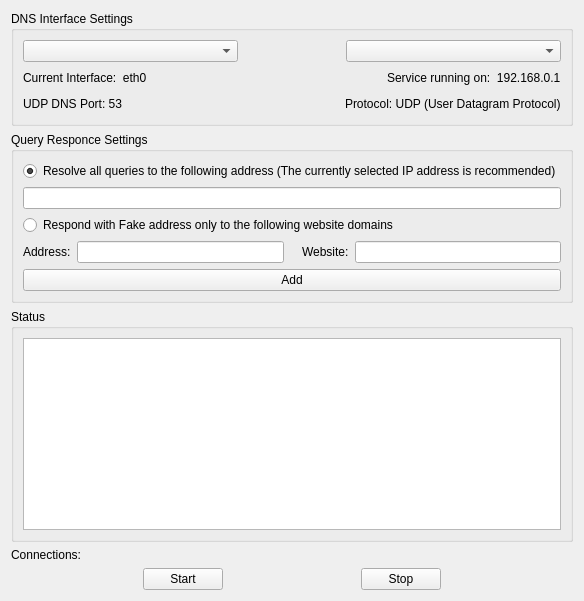
      <widget class="QWidget" name="dns_tab">
       <attribute name="title">
        <string>Fake DNS Server</string>
       </attribute>
       <layout class="QVBoxLayout" name="verticalLayout_25">
        <item>
         <layout class="QVBoxLayout" name="verticalLayout_5">
          <item>
           <widget class="QGroupBox" name="groupBox">
            <property name="title">
             <string>DNS Interface Settings</string>
            </property>
            <layout class="QVBoxLayout" name="verticalLayout_2">
             <item>
              <layout class="QHBoxLayout" name="horizontalLayout_4">
               <item>
                <widget class="QComboBox" name="card_interface_combo">
                 <property name="toolTip">
                  <string>select the network interface card you want to use</string>
                 </property>
                </widget>
               </item>
               <item>
                <spacer name="horizontalSpacer_7">
                 <property name="orientation">
                  <enum>Qt::Horizontal</enum>
                 </property>
                 <property name="sizeType">
                  <enum>QSizePolicy::Fixed</enum>
                 </property>
                 <property name="sizeHint" stdset="0">
                  <size>
                   <width>102</width>
                   <height>20</height>
                  </size>
                 </property>
                </spacer>
               </item>
               <item>
                <widget class="QComboBox" name="ip_address_combo">
                 <property name="toolTip">
                  <string>&lt;!DOCTYPE HTML PUBLIC &quot;-//W3C//DTD HTML 4.0//EN&quot; &quot;http://www.w3.org/TR/REC-html40/strict.dtd&quot;&gt;
&lt;html&gt;&lt;head&gt;&lt;meta name=&quot;qrichtext&quot; content=&quot;1&quot; /&gt;&lt;style type=&quot;text/css&quot;&gt;
p, li { white-space: pre-wrap; }
&lt;/style&gt;&lt;/head&gt;&lt;body style=&quot; font-family:'MS Shell Dlg 2'; font-size:8.25pt; font-weight:400; font-style:normal;&quot;&gt;
&lt;p style=&quot; margin-top:0px; margin-bottom:0px; margin-left:0px; margin-right:0px; -qt-block-indent:0; text-indent:0px;&quot;&gt;&lt;span style=&quot; font-size:8pt;&quot;&gt;Select the IP address that you want the service to run on. (0.0.0.0 is recommended)&lt;/span&gt;&lt;/p&gt;&lt;/body&gt;&lt;/html&gt;</string>
                 </property>
                </widget>
               </item>
              </layout>
             </item>
             <item>
              <layout class="QHBoxLayout" name="horizontalLayout_5">
               <item>
                <widget class="QLabel" name="current_card_label">
                 <property name="text">
                  <string>Current Interface:  eth0</string>
                 </property>
                </widget>
               </item>
               <item>
                <spacer name="horizontalSpacer_6">
                 <property name="orientation">
                  <enum>Qt::Horizontal</enum>
                 </property>
                 <property name="sizeHint" stdset="0">
                  <size>
                   <width>40</width>
                   <height>20</height>
                  </size>
                 </property>
                </spacer>
               </item>
               <item>
                <widget class="QLabel" name="service_dns_run_label">
                 <property name="text">
                  <string>Service running on:  192.168.0.1</string>
                 </property>
                </widget>
               </item>
              </layout>
             </item>
             <item>
              <layout class="QHBoxLayout" name="horizontalLayout_6">
               <item>
                <widget class="QLabel" name="dns_port">
                 <property name="text">
                  <string>UDP DNS Port: 53</string>
                 </property>
                </widget>
               </item>
               <item>
                <spacer name="horizontalSpacer_9">
                 <property name="orientation">
                  <enum>Qt::Horizontal</enum>
                 </property>
                 <property name="sizeHint" stdset="0">
                  <size>
                   <width>40</width>
                   <height>20</height>
                  </size>
                 </property>
                </spacer>
               </item>
               <item>
                <widget class="QLabel" name="label_5">
                 <property name="text">
                  <string>Protocol: UDP (User Datagram Protocol)</string>
                 </property>
                </widget>
               </item>
              </layout>
             </item>
            </layout>
           </widget>
          </item>
          <item>
           <widget class="QGroupBox" name="groupBox_2">
            <property name="title">
             <string>Query Responce Settings</string>
            </property>
            <layout class="QVBoxLayout" name="verticalLayout_4">
             <item>
              <widget class="QRadioButton" name="resolveall_radio">
               <property name="text">
                <string>Resolve all queries to the following address (The currently selected IP address is recommended)</string>
               </property>
               <property name="checked">
                <bool>true</bool>
               </property>
              </widget>
             </item>
             <item>
              <widget class="QLineEdit" name="dns_ip_address">
               <property name="toolTip">
                <string>input the address you want all dns queries to resolve to</string>
               </property>
               <property name="statusTip">
                <string>rtrtr</string>
               </property>
               <property name="text">
                <string/>
               </property>
              </widget>
             </item>
             <item>
              <widget class="QRadioButton" name="respond_domain_radio">
               <property name="enabled">
                <bool>true</bool>
               </property>
               <property name="text">
                <string>Respond with Fake address only to the following website domains</string>
               </property>
              </widget>
             </item>
             <item>
              <layout class="QHBoxLayout" name="horizontalLayout_3">
               <item>
                <widget class="QLabel" name="label_6">
                 <property name="text">
                  <string>Address:</string>
                 </property>
                </widget>
               </item>
               <item>
                <widget class="QLineEdit" name="domain_ip">
                 <property name="toolTip">
                  <string>input the address you want websites added to resolve into </string>
                 </property>
                </widget>
               </item>
               <item>
                <spacer name="horizontalSpacer_4">
                 <property name="orientation">
                  <enum>Qt::Horizontal</enum>
                 </property>
                 <property name="sizeType">
                  <enum>QSizePolicy::Fixed</enum>
                 </property>
                 <property name="sizeHint" stdset="0">
                  <size>
                   <width>12</width>
                   <height>20</height>
                  </size>
                 </property>
                </spacer>
               </item>
               <item>
                <widget class="QLabel" name="label_7">
                 <property name="text">
                  <string>Website:</string>
                 </property>
                </widget>
               </item>
               <item>
                <widget class="QLineEdit" name="domain_label">
                 <property name="toolTip">
                  <string>input a website address</string>
                 </property>
                </widget>
               </item>
              </layout>
             </item>
             <item>
              <widget class="QPushButton" name="domain_add_button">
               <property name="toolTip">
                <string>&lt;!DOCTYPE HTML PUBLIC &quot;-//W3C//DTD HTML 4.0//EN&quot; &quot;http://www.w3.org/TR/REC-html40/strict.dtd&quot;&gt;
&lt;html&gt;&lt;head&gt;&lt;meta name=&quot;qrichtext&quot; content=&quot;1&quot; /&gt;&lt;style type=&quot;text/css&quot;&gt;
p, li { white-space: pre-wrap; }
&lt;/style&gt;&lt;/head&gt;&lt;body style=&quot; font-family:'MS Shell Dlg 2'; font-size:8.25pt; font-weight:400; font-style:normal;&quot;&gt;
&lt;p style=&quot; margin-top:0px; margin-bottom:0px; margin-left:0px; margin-right:0px; -qt-block-indent:0; text-indent:0px;&quot;&gt;&lt;span style=&quot; font-size:8pt;&quot;&gt;click to map websites to the corresponding faked address&lt;/span&gt;&lt;/p&gt;&lt;/body&gt;&lt;/html&gt;</string>
               </property>
               <property name="text">
                <string>Add</string>
               </property>
              </widget>
             </item>
            </layout>
           </widget>
          </item>
          <item>
           <widget class="QGroupBox" name="groupBox_3">
            <property name="title">
             <string>Status</string>
            </property>
            <layout class="QVBoxLayout" name="verticalLayout_24">
             <item>
              <widget class="QTextBrowser" name="dns_textbrowser"/>
             </item>
            </layout>
           </widget>
          </item>
          <item>
           <layout class="QVBoxLayout" name="verticalLayout">
            <item>
             <widget class="QLabel" name="dns_connection_label">
              <property name="text">
               <string>Connections:</string>
              </property>
             </widget>
            </item>
            <item>
             <layout class="QHBoxLayout" name="horizontalLayout">
              <item>
               <spacer name="horizontalSpacer_2">
                <property name="orientation">
                 <enum>Qt::Horizontal</enum>
                </property>
                <property name="sizeHint" stdset="0">
                 <size>
                  <width>40</width>
                  <height>20</height>
                 </size>
                </property>
               </spacer>
              </item>
              <item>
               <widget class="QPushButton" name="dns_start">
                <property name="toolTip">
                 <string>Start DNS Server</string>
                </property>
                <property name="text">
                 <string>Start</string>
                </property>
               </widget>
              </item>
              <item>
               <spacer name="horizontalSpacer">
                <property name="orientation">
                 <enum>Qt::Horizontal</enum>
                </property>
                <property name="sizeHint" stdset="0">
                 <size>
                  <width>40</width>
                  <height>20</height>
                 </size>
                </property>
               </spacer>
              </item>
              <item>
               <widget class="QPushButton" name="dns_stop">
                <property name="toolTip">
                 <string>Stop DNS Server</string>
                </property>
                <property name="text">
                 <string>Stop</string>
                </property>
               </widget>
              </item>
              <item>
               <spacer name="horizontalSpacer_3">
                <property name="orientation">
                 <enum>Qt::Horizontal</enum>
                </property>
                <property name="sizeHint" stdset="0">
                 <size>
                  <width>40</width>
                  <height>20</height>
                 </size>
                </property>
               </spacer>
              </item>
             </layout>
            </item>
           </layout>
          </item>
         </layout>
        </item>
       </layout>
      </widget>
